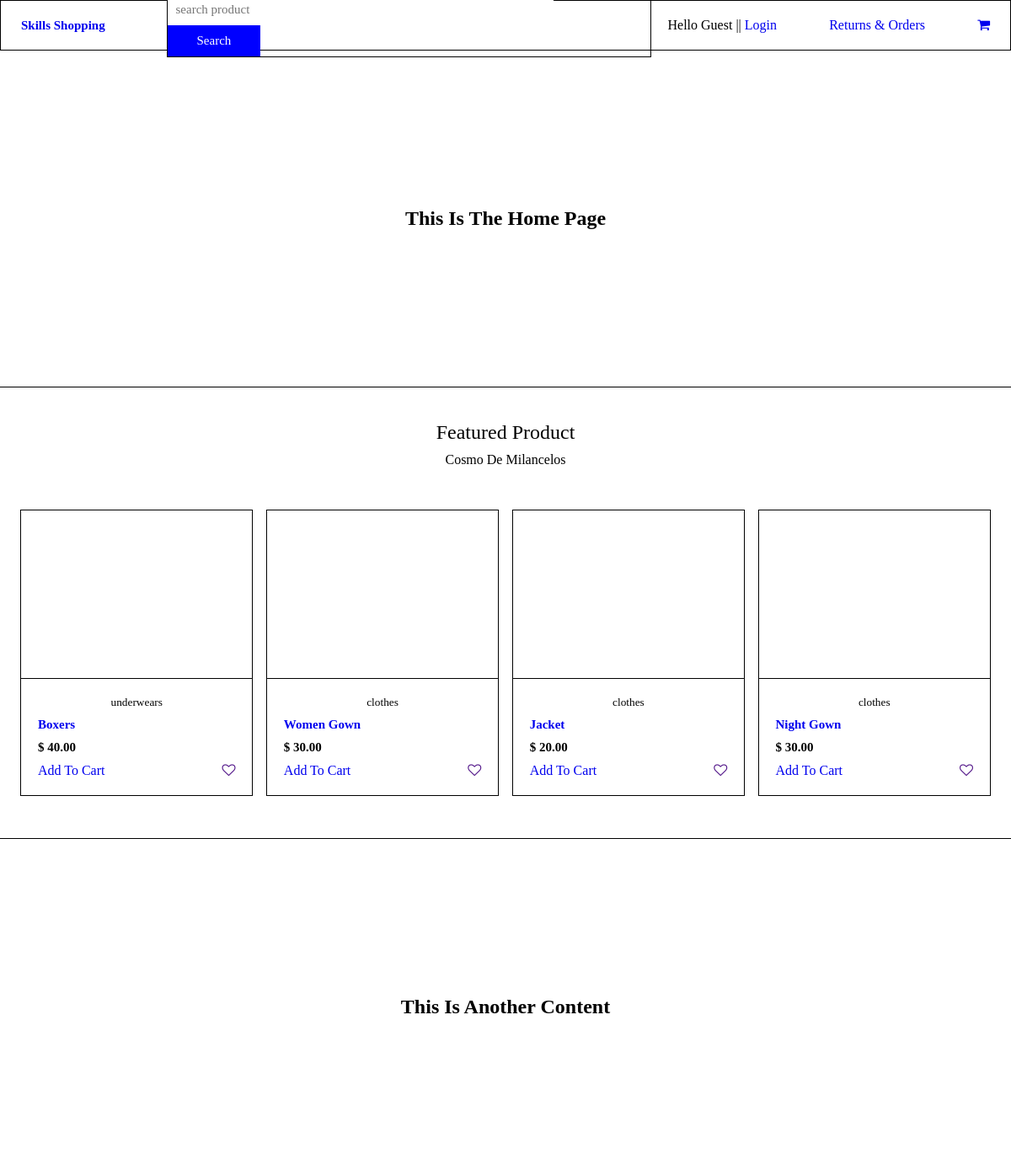
The page / on the database its author committed.
### customer/models.py (models this page shows, shortened)
class Products(models.Model):
    name = models.CharField(max_length=200)
    category = models.ForeignKey(Product_category, on_delete=models.CASCADE, related_name='categories')
    description = models.TextField()
    price = models.FloatField()
    image = models.ImageField(upload_to='images', null=True, blank=True)
    class Meta:
        verbose_name_plural = 'Products'

class Product_category(models.Model):
    category = models.CharField(max_length=200)
    class Meta:
        verbose_name_plural ='Product_category'
    def __str__(self) -> str:
        return f"{self.category}"

### customer/views.py (the view)
# urls.py: path('',views.Home, name='home'),
def Home(request):
    products = Products.objects.all()
    try:
        order= Order.objects.get(customer=request.user.customer_profile)
    except:
        order = []
    context = {
        'products':products,
        'order':order
    }
    return render(request, 'index.html',context)

### templates/index.html (shortened to what this page needs)
{% extends 'base.html' %}
{% load static %}
{% block content %}
    <section class="home">
        <div>
            <h1> this is the home page</h1>
        </div>
        <div>
            <h1> featured product </h1>
            <p>Cosmo de milancelos</p>
            <div class="flex">
                {% for product in products %}
                    <div>
                        <div class="img">
                        </div>
                        <div class="text">
                            <small>{{product.category}}</small>
                            <h2>
                                <a href="{% url 'product_view' product.id product.category product.name %}">{{product.name}}</a>
                            </h2>
                            <h3>$ {{product.price|floatformat:2}}</h3>
                            <div>
                                <a href="{% url 'add_to_cart' product.id %}">add to cart</i></a>
                                <a href=""><i class="fa fa-heart-o" aria-hidden="true"></i></a>
                            </div>
                        </div>
                    </div>
                {% endfor %}
            </div>
        </div>
        <div>
            <h1>this is another content</h1>
        </div>
    </section>
{% endblock %}

### templates/base.html (shortened to what this page needs)
{% load static %}
<!DOCTYPE html>
<html lang="en">
<head>
    <link rel="stylesheet" href="{% static 'css/style.css' %}">
    <link rel="stylesheet" href="https://cdnjs.cloudflare.com/ajax/libs/font-awesome/4.7.0/css/font-awesome.min.css">
</head>
<body>
    <header>
        <h1>
            <a href="{% url 'home' %}">
                skills shopping
            </a>
        </h1>
        <form action="{% url 'search_products' %}" method="POST">
            <input type="search" name="search_product" id="" placeholder="search product">
            <button type="submit">search</button>
        </form>
        <ul>
            <li>
                <p>
                    {% if request.user.is_authenticated %}
                        hello {{ request.user.first_name }} ||
                        <a href="{% url 'logout' %}">log out</a>
                    {% else %}
                        hello guest ||
                        <a href="{% url 'login' %}">login</a>
                    {% endif %}
                </p>
            </li>
            <li>
                <a href="{% url 'order_history' %}">returns & orders</a>
            </li>
            <li>
                {{order.get_cart_items}} <a href="{% url 'customer_cart' %}"> <i class="fa fa-shopping-cart" aria-hidden="true"></i></a>
            </li>
        </ul>
    </header>
    {% block content %}
    {% endblock %}
</body>
</html>

### static/css/style.css (style rules this page uses)
* { margin: 0; padding: 0; box-sizing: border-box; font-family: Georgia, 'Times New Roman', Times, serif; }
body { position: relative; }
header { width: 100%; height: 60px; display: flex; align-items: center; justify-content: space-between; padding: 0px 2%; border: 1px solid black; }
header h1 { display: block; width: 15%; font-size: 15px; text-transform: capitalize; }
header h1 a { text-decoration: none; }
header form { width: 50%; height: fit-content; border: 1px solid black; }
header form input { border: none; outline: none; width: 80%; padding: 10px; font-size: 15px; }
header form button { border: none; width: 19.35%; height: 100%; font-size: 15px; text-transform: capitalize; padding: 10px; background-color: blue; color: white; }
header ul { width: 35%; display: flex; padding-left: 20px; justify-content: space-between; }
header ul li { text-transform: capitalize; list-style-type: none; }
header ul li a { text-decoration: none; }
.home>div:nth-child(1) { width: 100%; height: 50vh; display: flex; justify-content: center; align-items: center; text-transform: capitalize; border-bottom: 1px solid black; }
.home>div:nth-child(2) { padding: 40px 2%; }
.home>div:nth-child(2) h1 { text-align: center; text-transform: capitalize; font-weight: 400; }
.home>div:nth-child(2) p { text-align: center; padding-top: 10px; text-transform: capitalize; }
.home>div:nth-child(2) .flex { display: flex; flex-wrap: wrap; justify-content: space-between; width: 100%; margin-top: 40px; }
.home>div:nth-child(2) .flex>div { border: 1px solid black; width: 24%; margin: 10px 0px; }
.home>div:nth-child(2) .flex>div .img { width: 100%; height: 200px; border-bottom: 1px solid black; }
.home>div:nth-child(2) .flex>div .text { padding: 20px; }
.home>div:nth-child(2) .flex>div .text div { display: flex; align-items: center; justify-content: space-between; padding-top: 10px; }
.home>div:nth-child(2) .flex>div .text small { width: 100%; display: flex; justify-content: center; }
.home>div:nth-child(2) .flex>div .text h2 a { text-decoration: none; display: block; text-transform: capitalize; font-size: 15px; font-weight: bolder; padding: 10px 0px; }
.home>div:nth-child(2) .flex>div .text h3 { font-size: 15px; }
.home>div:nth-child(2) .flex>div .text div a { text-decoration: none; text-transform: capitalize; }
.home>div:nth-child(3) { width: 100%; height: 50vh; display: flex; justify-content: center; align-items: center; text-transform: capitalize; border-top: 1px solid black; }

### rows shown on the page
Products: category "underwears", name "Boxers", price "40.00"
Products: category "clothes", name "Women Gown", price "30.00"
Products: category "clothes", name "Jacket", price "20.00"
Products: category "clothes", name "Night Gown", price "30.00"
